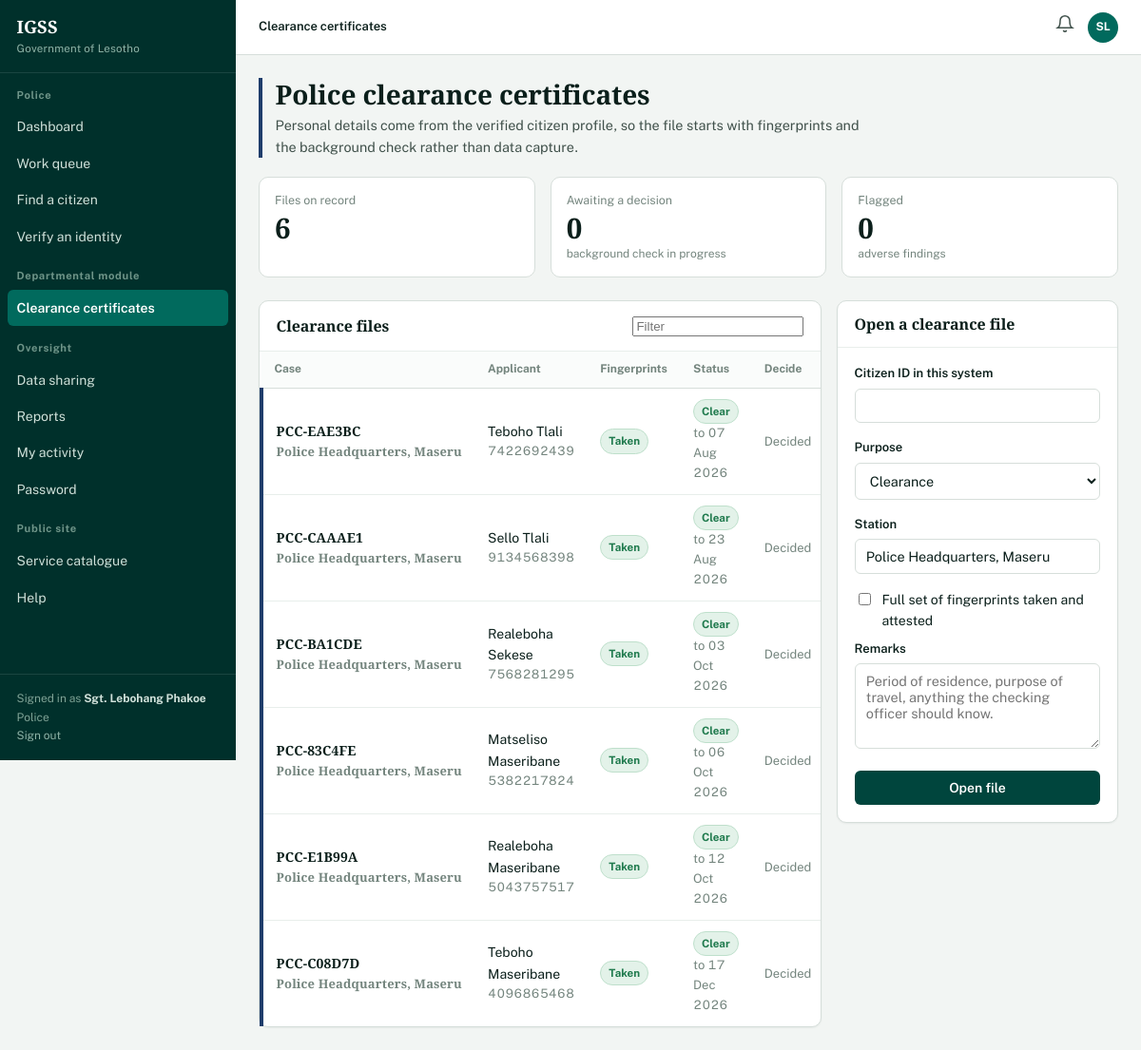
The page /departments/police (signed in) on the database its author committed.
### models.py (models this page shows, shortened)
class Department(db.Model):
    __tablename__ = "departments"
    id = db.Column(db.Integer, primary_key=True)
    code = db.Column(db.String(6), unique=True, nullable=False)
    name = db.Column(db.String(100), nullable=False)
    ministry = db.Column(db.String(120))
    description = db.Column(db.Text)
    contact_phone = db.Column(db.String(30))
    contact_email = db.Column(db.String(120))
    head_office = db.Column(db.String(120))
    employees = db.relationship("Employee", back_populates="department")
    services = db.relationship("Service", back_populates="department")
    applications = db.relationship("Application", back_populates="department")

class Employee(db.Model):
    __tablename__ = "employees"
    id = db.Column(db.Integer, primary_key=True)
    user_id = db.Column(db.Integer, db.ForeignKey("users.id"), unique=True)
    department_id = db.Column(db.Integer, db.ForeignKey("departments.id"))
    employee_no = db.Column(db.String(20), unique=True, nullable=False)
    full_name = db.Column(db.String(120), nullable=False)
    position = db.Column(db.String(80))
    office = db.Column(db.String(80))
    phone = db.Column(db.String(20))
    can_approve = db.Column(db.Boolean, default=False)
    is_manager = db.Column(db.Boolean, default=False)
    created_at = db.Column(db.DateTime, default=datetime.utcnow)
    user = db.relationship("User", back_populates="employee")
    department = db.relationship("Department", back_populates="employees")
    handled = db.relationship("Application", back_populates="officer",
                              foreign_keys="Application.officer_id")

class PoliceRecord(db.Model):
    __tablename__ = "police_records"
    id = db.Column(db.Integer, primary_key=True)
    citizen_id = db.Column(db.Integer, db.ForeignKey("citizens.id"))
    case_number = db.Column(db.String(30), unique=True)
    record_type = db.Column(db.String(30), default="Clearance")
    clearance_status = db.Column(db.String(30), default="Pending")  # Clear|Pending|Flagged
    fingerprints_taken = db.Column(db.Boolean, default=False)
    remarks = db.Column(db.Text)
    issued_date = db.Column(db.Date)
    expiry_date = db.Column(db.Date)
    station = db.Column(db.String(60))
    citizen = db.relationship("Citizen", back_populates="police_records")

class Citizen(db.Model):
    __tablename__ = "citizens"
    id = db.Column(db.Integer, primary_key=True)
    user_id = db.Column(db.Integer, db.ForeignKey("users.id"), unique=True)
    national_id = db.Column(db.String(20), unique=True, nullable=False, index=True)
    first_name = db.Column(db.String(60), nullable=False)
    last_name = db.Column(db.String(60), nullable=False)
    date_of_birth = db.Column(db.Date)
    gender = db.Column(db.String(10))
    phone = db.Column(db.String(20))
    email = db.Column(db.String(120))
    address = db.Column(db.String(200))
    district = db.Column(db.String(40))
    verified = db.Column(db.Boolean, default=False)
    verified_on = db.Column(db.DateTime)
    verified_by = db.Column(db.String(80))
    created_at = db.Column(db.DateTime, default=datetime.utcnow)
    user = db.relationship("User", back_populates="citizen")
    applications = db.relationship("Application", back_populates="citizen",
                                   cascade="all, delete-orphan",
                                   order_by="Application.submitted_at.desc()")
    documents = db.relationship("Document", back_populates="citizen",
                                cascade="all, delete-orphan")
    payments = db.relationship("Payment", back_populates="citizen",
                               cascade="all, delete-orphan")
    vehicles = db.relationship("Vehicle", back_populates="citizen",
                               cascade="all, delete-orphan")
    licences = db.relationship("DriverLicence", back_populates="citizen",
                               cascade="all, delete-orphan")
    passports = db.relationship("Passport", back_populates="citizen",
                                cascade="all, delete-orphan")
    police_records = db.relationship("PoliceRecord", back_populates="citizen",
                                     cascade="all, delete-orphan")
    pension_records = db.relationship("PensionRecord", back_populates="citizen",
                                      cascade="all, delete-orphan")
    finance_record = db.relationship("FinanceRecord", back_populates="citizen",
                                     uselist=False, cascade="all, delete-orphan")
    civil_records = db.relationship("CivilRecord", back_populates="citizen",
                                    cascade="all, delete-orphan")
    @property
    def full_name(self):
        return f"{self.first_name} {self.last_name}"

### blueprints/departments.py (the view)
@departments_bp.route("/police")
@employee_required
@department_required("POL")
def police():
    records = PoliceRecord.query.order_by(PoliceRecord.id.desc()).limit(50).all()
    pending = [r for r in records if r.clearance_status == "Pending"]
    flagged = [r for r in records if r.clearance_status == "Flagged"]
    return render_template("departments/police.html", records=records,
                           pending=pending, flagged=flagged)

### templates/departments/police.html (shortened to what this page needs)
{% extends "base.html" %}
{% from "partials/macros.html" import stat, empty %}
{% block crumb %}<strong>Clearance certificates</strong>{% endblock %}
{% block sidebar %}{% include "partials/nav.html" %}{% endblock %}
{% block content %}
<div class="page-head"><div class="striped" style="--stripe:var(--dept-POL)">
  <h1>Police clearance certificates</h1>
  <p class="lead">Personal details come from the verified citizen profile, so the file
     starts with fingerprints and the background check rather than data capture.</p>
</div></div>
<div class="grid grid-3 mb-3">
  {{ stat("Files on record", records|length) }}
  {{ stat("Awaiting a decision", pending|length, "background check in progress", attention=pending|length > 0) }}
  {{ stat("Flagged", flagged|length, "adverse findings") }}
</div>
<div class="grid grid-sidebar">
  <div class="panel">
    <div class="panel-head"><h2>Clearance files</h2>
      <span class="head-actions">
        <input type="search" placeholder="Filter" data-filter-table="#pcc-table" style="width:180px"></span>
    </div>
    {% if records %}
      <div class="table-wrap">
      <table id="pcc-table" class="records">
        <thead><tr><th>Case</th><th>Applicant</th><th>Fingerprints</th>
          <th>Status</th><th>Decide</th></tr></thead>
        <tbody>
          {% for r in records %}
            <tr style="--stripe: var(--dept-POL)">
              <td class="mono-ref">{{ r.case_number }}
                <div class="small muted">{{ r.station or '' }}</div></td>
              <td>{{ r.citizen.full_name if r.citizen else '—' }}
                <div class="small muted">{{ r.citizen.national_id if r.citizen }}</div></td>
              <td>{% if r.fingerprints_taken %}<span class="badge badge-approved">Taken</span>
                  {% else %}<span class="badge badge-pending">Outstanding</span>{% endif %}</td>
              <td>{% if r.clearance_status == 'Clear' %}<span class="badge badge-approved">Clear</span>
                  {% elif r.clearance_status == 'Flagged' %}<span class="badge badge-rejected">Flagged</span>
                  {% else %}<span class="badge badge-pending">Pending</span>{% endif %}
                {% if r.expiry_date %}<div class="small muted">to {{ r.expiry_date.strftime('%d %b %Y') }}</div>{% endif %}</td>
              <td class="text-right">
                {% if r.clearance_status == 'Pending' %}
                  <form method="post" action="{{ url_for('departments.decide_clearance', rec_id=r.id) }}" class="flex" style="justify-content:flex-end">
                    <select name="outcome" style="width:auto"><option>Clear</option><option>Flagged</option></select>
                    <button class="btn btn-primary btn-sm" type="submit">Record</button>
                  </form>
                {% else %}<span class="small muted">Decided</span>{% endif %}
              </td>
            </tr>
          {% endfor %}
        </tbody>
      </table>
      </div>
    {% else %}
      <div class="panel-body">{{ empty("No clearance files", "Open one using the form beside this list.") }}</div>
    {% endif %}
  </div>
  <form method="post" action="{{ url_for('departments.create_clearance') }}" class="panel" style="height:fit-content">
    <div class="panel-head"><h3>Open a clearance file</h3></div>
    <div class="panel-body">
      <div class="field">
        <label for="citizen_id">Citizen ID in this system</label>
        <input type="number" id="citizen_id" name="citizen_id" required>
      </div>
      <div class="field">
        <label for="record_type">Purpose</label>
        <select id="record_type" name="record_type">
          <option>Clearance</option><option>Employment</option>
        </select>
      </div>
      <div class="field">
        <label for="station">Station</label>
        <input type="text" id="station" name="station" value="Police Headquarters, Maseru">
      </div>
      <label class="check">
        <input type="checkbox" name="fingerprints" value="1">
        <span>Full set of fingerprints taken and attested</span>
      </label>
      <div class="field">
        <label for="remarks">Remarks</label>
        <textarea id="remarks" name="remarks" placeholder="Period of residence, purpose of travel, anything the checking officer should know."></textarea>
      </div>
      <button class="btn btn-primary btn-block" type="submit">Open file</button>
    </div>
  </form>
</div>
{% endblock %}

### templates/base.html (shortened to what this page needs)
<!DOCTYPE html>
<html lang="en">
<head>
<link rel="stylesheet" href="{{ url_for('static', filename='css/style.css') }}">
</head>
<body>
<div class="shell">
  <aside class="sidebar">
    <div class="sidebar-brand">
      <a href="{{ url_for('main.dashboard_router') }}" style="text-decoration:none">
        <span class="crest">{{ SYSTEM_SHORT }}</span>
        <span class="crest-sub">{{ ORGANISATION }}</span>
      </a>
    </div>
    {% block sidebar %}{% endblock %}
    <div class="sidebar-foot">
      Signed in as <strong style="color:#CFE0D9">{{ current_user.display_name }}</strong><br>
      {% if current_user.is_employee and current_user.employee and current_user.employee.department %}
        {{ current_user.employee.department.name }}<br>
      {% elif current_user.is_admin %}
        System administration<br>
      {% endif %}
      <a href="{{ url_for('auth.logout') }}" style="color:#8FB3A7">Sign out</a>
    </div>
  </aside>
  <div class="main">
    <header class="topbar">
      <div class="crumb">{% block crumb %}{% endblock %}</div>
      <div class="topbar-actions">
        <a class="bell" data-bell href="{{ url_for('citizen.notifications') }}"
           aria-label="Notifications" title="Notifications">
          <svg width="20" height="20" viewBox="0 0 24 24" fill="none"
               stroke="currentColor" stroke-width="1.8" stroke-linecap="round">
            <path d="M18 8A6 6 0 0 0 6 8c0 7-3 9-3 9h18s-3-2-3-9"/>
            <path d="M13.7 21a2 2 0 0 1-3.4 0"/>
          </svg>
        </a>
        <span class="avatar" title="{{ current_user.display_name }}">{{ current_user.initials }}</span>
      </div>
    </header>
    <main class="content">
      {% block content %}{% endblock %}
    </main>
  </div>
</div>
</body>
</html>

### templates/partials/nav.html (shortened to what this page needs)
{% set ep = request.endpoint %}
{% if current_user.is_citizen %}
  <div class="sidebar-section">My services</div>
  <ul class="sidebar-nav">
    <li><a href="{{ url_for('citizen.dashboard') }}" class="{{ 'active' if ep == 'citizen.dashboard' }}">Dashboard</a></li>
    <li><a href="{{ url_for('citizen.apply_catalogue') }}" class="{{ 'active' if ep in ['citizen.apply_catalogue','citizen.apply'] }}">Apply for a service</a></li>
    <li><a href="{{ url_for('citizen.applications') }}" class="{{ 'active' if ep in ['citizen.applications','citizen.application_detail'] }}">My applications</a></li>
    <li><a href="{{ url_for('citizen.payments') }}" class="{{ 'active' if ep in ['citizen.payments','citizen.receipt'] }}">Payments</a></li>
  </ul>
  <div class="sidebar-section">My profile</div>
  <ul class="sidebar-nav">
    <li><a href="{{ url_for('citizen.profile') }}" class="{{ 'active' if ep == 'citizen.profile' }}">Personal details</a></li>
    <li><a href="{{ url_for('citizen.records') }}" class="{{ 'active' if ep == 'citizen.records' }}">My records</a></li>
    <li><a href="{{ url_for('citizen.documents') }}" class="{{ 'active' if ep == 'citizen.documents' }}">Document wallet</a></li>
    <li><a href="{{ url_for('citizen.notifications') }}" class="{{ 'active' if ep == 'citizen.notifications' }}">Notifications
      {% if current_user.unread_count %}<span class="pill-count">{{ current_user.unread_count }}</span>{% endif %}</a></li>
    <li><a href="{{ url_for('auth.change_password') }}" class="{{ 'active' if ep == 'auth.change_password' }}">Password</a></li>
  </ul>
{% elif current_user.is_employee %}
  {% set dept = current_user.employee.department if current_user.employee else None %}
  <div class="sidebar-section">{{ dept.name if dept else 'Workspace' }}</div>
  <ul class="sidebar-nav">
    <li><a href="{{ url_for('employee.dashboard') }}" class="{{ 'active' if ep == 'employee.dashboard' }}">Dashboard</a></li>
    <li><a href="{{ url_for('employee.queue') }}" class="{{ 'active' if ep in ['employee.queue','employee.application_detail'] }}">Work queue</a></li>
    <li><a href="{{ url_for('employee.search') }}" class="{{ 'active' if ep in ['employee.search','employee.citizen_profile'] }}">Find a citizen</a></li>
    <li><a href="{{ url_for('employee.verify_identity') }}" class="{{ 'active' if ep == 'employee.verify_identity' }}">Verify an identity</a></li>
  </ul>
  {% if dept %}
    <div class="sidebar-section">Departmental module</div>
    <ul class="sidebar-nav">
      {% if dept.code == 'HA' %}
        <li><a href="{{ url_for('departments.home_affairs') }}" class="{{ 'active' if ep == 'departments.home_affairs' }}">Identity and civil register</a></li>
        <li><a href="{{ url_for('departments.passport') }}" class="{{ 'active' if ep == 'departments.passport' }}">Passport services</a></li>
      {% elif dept.code == 'PAS' %}
        <li><a href="{{ url_for('departments.passport') }}" class="{{ 'active' if ep == 'departments.passport' }}">Passport register</a></li>
      {% elif dept.code == 'POL' %}
        <li><a href="{{ url_for('departments.police') }}" class="{{ 'active' if ep == 'departments.police' }}">Clearance certificates</a></li>
      {% elif dept.code == 'TRF' %}
        <li><a href="{{ url_for('departments.traffic') }}" class="{{ 'active' if ep == 'departments.traffic' }}">Licences and vehicles</a></li>
      {% elif dept.code == 'FIN' %}
        <li><a href="{{ url_for('departments.finance') }}" class="{{ 'active' if ep == 'departments.finance' }}">Revenue and accounts</a></li>
      {% elif dept.code == 'PEN' %}
        <li><a href="{{ url_for('departments.pensions') }}" class="{{ 'active' if ep == 'departments.pensions' }}">Grants and payroll</a></li>
      {% endif %}
    </ul>
  {% endif %}
  <div class="sidebar-section">Oversight</div>
  <ul class="sidebar-nav">
    <li><a href="{{ url_for('employee.access_requests') }}" class="{{ 'active' if ep == 'employee.access_requests' }}">Data sharing</a></li>
    <li><a href="{{ url_for('employee.reports') }}" class="{{ 'active' if ep == 'employee.reports' }}">Reports</a></li>
    <li><a href="{{ url_for('employee.activity') }}" class="{{ 'active' if ep == 'employee.activity' }}">My activity</a></li>
    <li><a href="{{ url_for('auth.change_password') }}" class="{{ 'active' if ep == 'auth.change_password' }}">Password</a></li>
  </ul>
{% endif %}
<div class="sidebar-section">Public site</div>
<ul class="sidebar-nav">
  <li><a href="{{ url_for('main.services') }}">Service catalogue</a></li>
  <li><a href="{{ url_for('main.help_page') }}">Help</a></li>
</ul>

### rows shown on the page
Department: name "Police", employee.department.name "Police"
Employee: display_name "Sgt. Lebohang Phakoe", initials "SL"
PoliceRecord: case_number "PCC-EAE3BC", station "Police Headquarters, Maseru", citizen "Teboho Tlali", citizen "7422692439", fingerprints_taken "Taken", clearance_status "Clear", expiry_date "07 Aug 2026"
PoliceRecord: case_number "PCC-CAAAE1", station "Police Headquarters, Maseru", citizen "Sello Tlali", citizen "9134568398", fingerprints_taken "Taken", clearance_status "Clear", expiry_date "23 Aug 2026"
PoliceRecord: case_number "PCC-BA1CDE", station "Police Headquarters, Maseru", citizen "Realeboha Sekese", citizen "7568281295", fingerprints_taken "Taken", clearance_status "Clear", expiry_date "03 Oct 2026"
PoliceRecord: case_number "PCC-83C4FE", station "Police Headquarters, Maseru", citizen "Matseliso Maseribane", citizen "5382217824", fingerprints_taken "Taken", clearance_status "Clear", expiry_date "06 Oct 2026"
PoliceRecord: case_number "PCC-E1B99A", station "Police Headquarters, Maseru", citizen "Realeboha Maseribane", citizen "5043757517", fingerprints_taken "Taken", clearance_status "Clear", expiry_date "12 Oct 2026"
PoliceRecord: case_number "PCC-C08D7D", station "Police Headquarters, Maseru", citizen "Teboho Maseribane", citizen "4096865468", fingerprints_taken "Taken", clearance_status "Clear", expiry_date "17 Dec 2026"

### other values the page prints
{{ SYSTEM_SHORT }} "IGSS"
{{ ORGANISATION }} "Government of Lesotho"
{{ label }} "Files on record Awaiting a decision Flagged"
{{ value }} "6 0 0"
{{ foot }} "background check in progress adverse findings"
